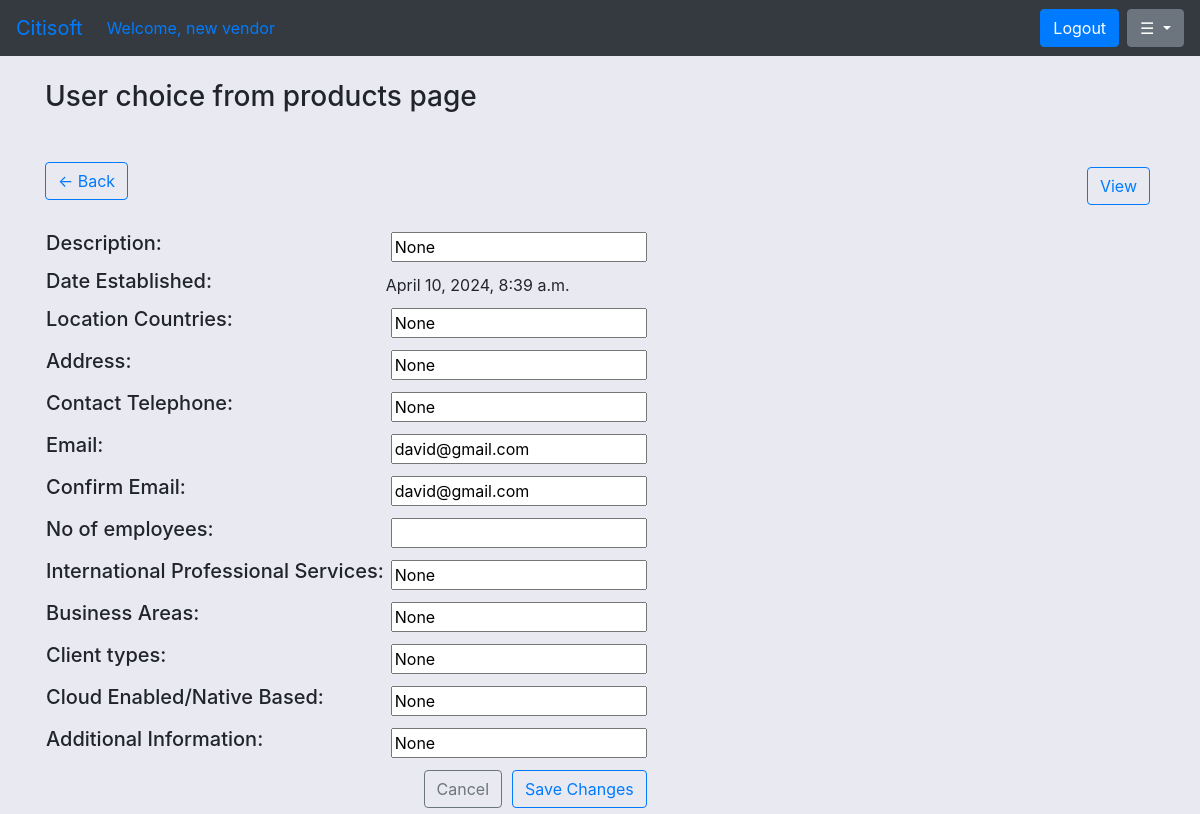
The page /edits/ (signed in) on the database its author committed.
### citisoft/models.py (models this page shows, shortened)
class Vendor(models.Model):
    user = models.OneToOneField(User, null=True, blank=True, on_delete=models.CASCADE)
    vendorName = models.CharField(max_length=200, null=True,default="")
    email = models.CharField(max_length=200)
    description = models.CharField(max_length=2000, null=True)
    date_est = models.DateTimeField(auto_now_add=True)
    location= models.CharField(max_length=1250, null=True)
    address =  models.CharField(max_length=3000, null=True)
    contact_tel = models.CharField(max_length=2500, null=True)
    num_of_eployees = models.IntegerField( null=True)
    Int_pro_services=models.CharField(max_length=400, null=True)
    business_areas=models.CharField(max_length=400, null=True)
    client_types=models.CharField(max_length=400, null=True)
    cloud_or_native=models.CharField(max_length=100, null=True)
    added_info=models.CharField(max_length=600, null=True)
    vendorId = models.AutoField(primary_key=True)
    password = models.CharField(max_length=200,null=True)
    website = models.URLField(null=True)

### citisoft/views.py (the view, shortened to what this page needs)
# urls.py: path('edits/', views.edits, name="edits"),
def edits(request):   # Request handler
      if 'vendorId'  in request.session:
         vendorId = request.session['vendorId']
         print("vendorId",vendorId)
         vendor = Vendor.objects.get(pk=vendorId)
         context =  {'vendor':vendor}
      else:
         print("clientId","Nothing")
      return render(request, 'citisoft/vendor/edits.html', context)

### citisoft/templates/citisoft/vendor/edits.html (shortened to what this page needs)
{% extends 'citisoft/user/index.html' %}
{% load static %}
<nav class="navbar navbar-expand-lg navbar-blue bg-dark"> {%block navigation%}
    <a class="navbar-brand" href="{% url 'home' %}">Citisoft</a>
    <div class="collapse navbar-collapse" id="navbarSupportedContent">
        <ul class="navbar-nav mr-auto">
            <li class="nav-item active">
                {% if vendor %}
                  <a class="nav-link" href="#">Welcome, {{ vendor.vendorName }}</a>
                 {%endif%}
              </li>
        </ul>
        <div class="form-inline my-2 my-lg-0">
            {% if request.session.vendorId %}
            <a href="{% url 'logout' %}" class="btn btn-primary mr-2">Logout</a>
            {% else %}
            <a href="{% url 'userlogin' %}" class="btn btn-primary mr-2">Login</a>
            {% endif %}
            <div class="dropdown">
                <button class="btn btn-secondary dropdown-toggle" type="button" id="dropdownMenuButton" data-toggle="dropdown" aria-haspopup="true" aria-expanded="false">
                    ☰
                </button>
            </div>
        </div>
    </div>
 </nav>{%endblock navigation%}
{% block content %}
     <h3>User choice from products page</h3>
     <div class="container mt-4">
          <div class="row justify-content-center">
          </div>
      </div>
      <table class="table">
        <a  class="btn btn-outline-primary" href="{% url 'vendor_home' %}">&#x2190; Back</a>
            <a  style="float:right; margin:5px;" class="btn btn-outline-primary" href="{% url 'view'  %}">View</a>
        <br>
        <form method="POST">
            <table>
                <tr>
                    <th><h5>Description:</h5></th>
                    <td><input type="text" name="description" value="{{vendor.description}}" style="float:right; margin:5px;"></td>
                </tr>
                <tr>
                    <th><h5>Date Established:</h5></th>
                    <td>{{vendor.date_est}}</td>
                </tr>
                <tr>
                    <th><h5>Location Countries:</h5></th>
                    <td><input type="text" name="location" value="{{vendor.location}}" style="float:right; margin:5px;"></td>
                </tr>
                <tr>
                    <th><h5>Address:</h5></th>
                    <td><input type="text" name="address" value="{{vendor.address}}" style="float:right; margin:5px;"></td>
                </tr>
                <tr>
                    <th><h5>Contact Telephone:</h5></th>
                    <td><input type="tel" name="contact_telephone" value="{{vendor.contact_tel}}" style="float:right; margin:5px;"></td>
                </tr>
                <tr>
                    <th><h5>Email:</h5></th>
                    <td><input type="email" name="email" value="{{vendor.email}}" style="float:right; margin:5px;"></td>
                </tr>
                <tr>
                    <th><h5>Confirm Email:</h5></th>
                    <td><input type="email" name="confirm_email" value="{{vendor.email}}" style="float:right; margin:5px;"></td>
                </tr>
                <tr>
                    <th><h5>No of employees:</h5></th>
                    <td><input type="number" name="no_of_employees" value="{{vendor.num_of_eployees}}" style="float:right; margin:5px;"></td>
                </tr>
                <tr>
                    <th><h5>International Professional Services:</h5></th>
                    <td><input type="text" name="int_pro_services" value="{{vendor.Int_pro_services}}" style="float:right; margin:5px;"></td>
                </tr>
                <tr>
                    <th><h5>Business Areas:</h5></th>
                    <td><input type="text" name="business_areas" value="{{vendor.business_areas}}" style="float:right; margin:5px;"></td>
                </tr>
                <tr>
                    <th><h5>Client types:</h5></th>
                    <td><input type="text" name="client_types" value="{{vendor.client_types}}" style="float:right; margin:5px;"></td>
                </tr>
                <tr>
                    <th><h5>Cloud Enabled/Native Based:</h5></th>
                    <td><input type="text" name="cloud_or_native" value="{{vendor.cloud_or_native}}" style="float:right; margin:5px;"></td>
                </tr>
                <tr>
                    <th><h5>Additional Information:</h5></th>
                    <td><input type="text" name="additional_information" value="{{vendor.added_info}}" style="float:right; margin:5px;"></td>
                </tr>
                <tr>
                    <td colspan="2">
                        <button type="submit" class="btn btn-outline-primary" style="float:right; margin:5px;">Save Changes</button>
                        <button type="button" class="btn btn-outline-secondary" style="float:right; margin:5px;" onclick="window.history.back();">Cancel</button>
                    </td>
                </tr>
            </table>
        </form>
    </table>
</div>
{% endblock content %}

### static/css/main.css (style rules this page uses)
body { background-color:rgb(233, 233, 241); }

### rows shown on the page
Vendor: vendorName "new vendor", description "None", date_est "April 10, 2024, 8:39 a.m.", location "None", address "None", contact_telephone "None", email "david@gmail.com", confirm_email "david@gmail.com", int_pro_services "None", business_areas "None", client_types "None", cloud_or_native "None", additional_information "None"
